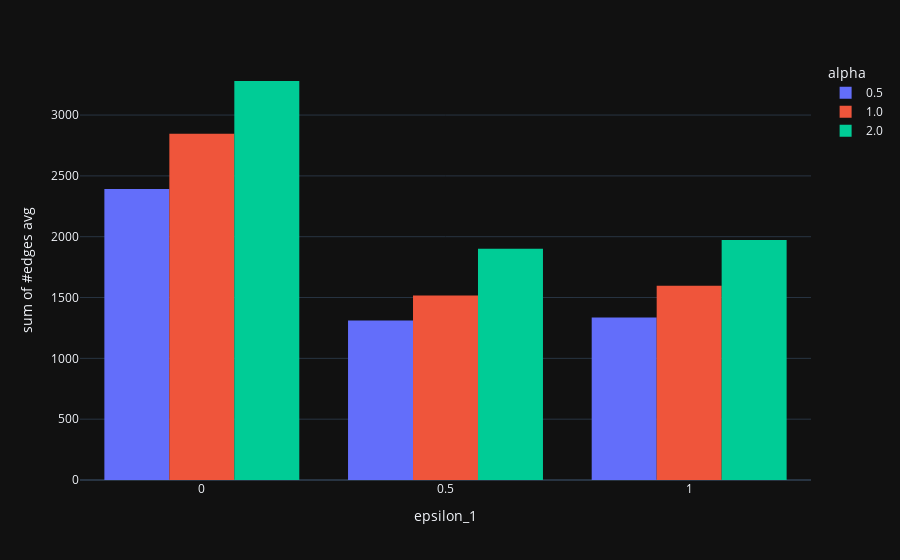

The code cell stored with this chart in its notebook:
### Code cell
import plotly.express as px

x_column = 'epsilon_1'
y_column = '#edges avg'
def create_figure(x_column: str, y_column: str) -> go.histogram:
    return px.histogram(
        df, 
        x=x_column,
        y=y_column,
        color='alpha',
        barmode='group',
        labels={y_column: y_column, x_column: x_column},
    )

### Figure 1 — Plotly figure (JSON) as saved in the notebook; plotly's stock layout.template omitted (floating-point values rounded to 4 significant figures)
{"data": [{"alignmentgroup": "True", "bingroup": "x", "histfunc": "sum", "hovertemplate": "alpha=0.5<br>epsilon_1=%{x}<br>sum of #edges avg=%{y}<extra></extra>", "legendgroup": "0.5", "marker": {"color": "#636efa", "pattern": {"shape": ""}}, "name": "0.5", "offsetgroup": "0.5", "orientation": "v", "showlegend": true, "x": [0.01, 0.1, 0.5, 1.0], "xaxis": "x", "y": [1126.0, 1266.0, 1311.0, 1336.0], "yaxis": "y", "type": "histogram"}, {"alignmentgroup": "True", "bingroup": "x", "histfunc": "sum", "hovertemplate": "alpha=1.0<br>epsilon_1=%{x}<br>sum of #edges avg=%{y}<extra></extra>", "legendgroup": "1.0", "marker": {"color": "#EF553B", "pattern": {"shape": ""}}, "name": "1.0", "offsetgroup": "1.0", "orientation": "v", "showlegend": true, "x": [0.01, 0.1, 0.5, 1.0], "xaxis": "x", "y": [1413.0, 1434.0, 1517.0, 1596.0], "yaxis": "y", "type": "histogram"}, {"alignmentgroup": "True", "bingroup": "x", "histfunc": "sum", "hovertemplate": "alpha=2.0<br>epsilon_1=%{x}<br>sum of #edges avg=%{y}<extra></extra>", "legendgroup": "2.0", "marker": {"color": "#00cc96", "pattern": {"shape": ""}}, "name": "2.0", "offsetgroup": "2.0", "orientation": "v", "showlegend": true, "x": [0.01, 0.1, 0.5, 1.0], "xaxis": "x", "y": [1603.0, 1677.0, 1900.0, 1973.0], "yaxis": "y", "type": "histogram"}], "layout": {"xaxis": {"anchor": "y", "domain": [0.0, 1.0], "title": {"text": "epsilon_1"}}, "yaxis": {"anchor": "x", "domain": [0.0, 1.0], "title": {"text": "sum of #edges avg"}}, "legend": {"title": {"text": "alpha"}, "tracegroupgap": 0}, "margin": {"t": 60}, "barmode": "group"}}
